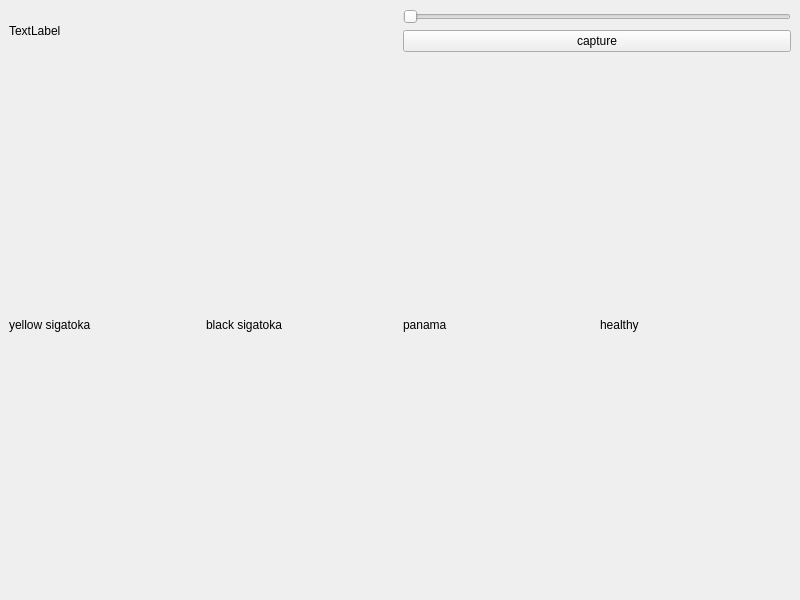
<?xml version="1.0" encoding="UTF-8"?>
<ui version="4.0">
 <class>MainWindow</class>
 <widget class="QMainWindow" name="MainWindow">
  <property name="geometry">
   <rect>
    <x>0</x>
    <y>0</y>
    <width>800</width>
    <height>600</height>
   </rect>
  </property>
  <property name="windowTitle">
   <string>MainWindow</string>
  </property>
  <widget class="QWidget" name="centralwidget">
   <layout class="QVBoxLayout" name="verticalLayout_6">
    <item>
     <layout class="QHBoxLayout" name="horizontalLayout">
      <item>
       <layout class="QVBoxLayout" name="verticalLayout">
        <item>
         <widget class="QLabel" name="label">
          <property name="text">
           <string>TextLabel</string>
          </property>
         </widget>
        </item>
       </layout>
      </item>
      <item>
       <layout class="QVBoxLayout" name="verticalLayout_4">
        <item>
         <widget class="QSlider" name="horizontalSlider">
          <property name="sizePolicy">
           <sizepolicy hsizetype="Minimum" vsizetype="Fixed">
            <horstretch>0</horstretch>
            <verstretch>0</verstretch>
           </sizepolicy>
          </property>
          <property name="orientation">
           <enum>Qt::Horizontal</enum>
          </property>
         </widget>
        </item>
        <item>
         <widget class="QPushButton" name="pushButton_2">
          <property name="text">
           <string>capture</string>
          </property>
         </widget>
        </item>
       </layout>
      </item>
     </layout>
    </item>
    <item>
     <layout class="QHBoxLayout" name="horizontalLayout_4">
      <item>
       <widget class="QLabel" name="label_2">
        <property name="text">
         <string>yellow sigatoka</string>
        </property>
       </widget>
      </item>
      <item>
       <widget class="QLabel" name="label_3">
        <property name="text">
         <string>black sigatoka</string>
        </property>
       </widget>
      </item>
      <item>
       <widget class="QLabel" name="label_4">
        <property name="text">
         <string>panama</string>
        </property>
       </widget>
      </item>
      <item>
       <widget class="QLabel" name="label_5">
        <property name="text">
         <string>healthy</string>
        </property>
       </widget>
      </item>
     </layout>
    </item>
   </layout>
  </widget>
 </widget>
 <resources/>
 <connections/>
</ui>
